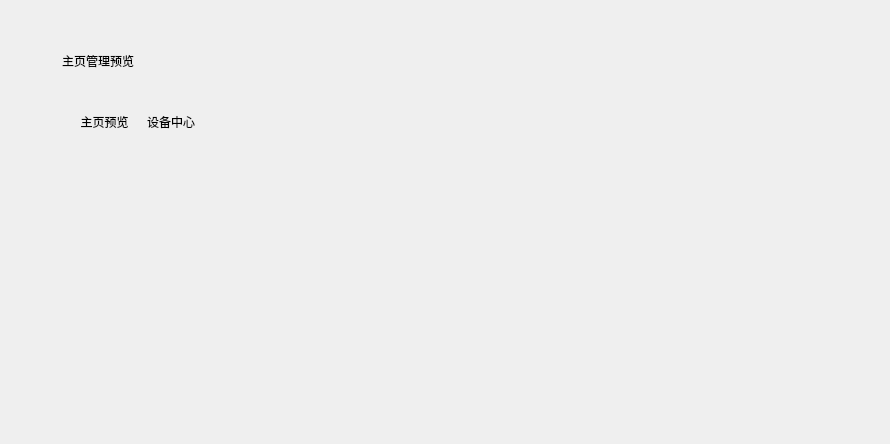
<?xml version="1.0" encoding="UTF-8"?>
<ui version="4.0">
 <class>HomeWidgets</class>
 <widget class="QWidget" name="HomeWidgets">
  <property name="geometry">
   <rect>
    <x>0</x>
    <y>0</y>
    <width>890</width>
    <height>444</height>
   </rect>
  </property>
  <property name="windowTitle">
   <string>Form</string>
  </property>
  <widget class="QGroupBox" name="HomeMenu">
   <property name="geometry">
    <rect>
     <x>60</x>
     <y>50</y>
     <width>431</width>
     <height>131</height>
    </rect>
   </property>
   <property name="styleSheet">
    <string notr="true">border:none;</string>
   </property>
   <property name="title">
    <string>主页管理预览</string>
   </property>
   <layout class="QHBoxLayout" name="horizontalLayout_3">
    <property name="spacing">
     <number>6</number>
    </property>
    <property name="leftMargin">
     <number>16</number>
    </property>
    <property name="topMargin">
     <number>36</number>
    </property>
    <property name="rightMargin">
     <number>16</number>
    </property>
    <property name="bottomMargin">
     <number>24</number>
    </property>
    <item>
     <widget class="QToolButton" name="Button_HomeWindow">
      <property name="focusPolicy">
       <enum>Qt::StrongFocus</enum>
      </property>
      <property name="toolTip">
       <string>数据图表</string>
      </property>
      <property name="statusTip">
       <string>数据图表</string>
      </property>
      <property name="layoutDirection">
       <enum>Qt::LeftToRight</enum>
      </property>
      <property name="styleSheet">
       <string notr="true">QPushButton::icon {
  top: -2px;
  position: relative;
}</string>
      </property>
      <property name="text">
       <string>主页预览</string>
      </property>
      <property name="icon">
       <iconset resource="../resource.qrc">
        <normaloff>:/asset/titler/Home.svg</normaloff>:/asset/titler/Home.svg</iconset>
      </property>
      <property name="iconSize">
       <size>
        <width>48</width>
        <height>48</height>
       </size>
      </property>
      <property name="toolButtonStyle">
       <enum>Qt::ToolButtonTextUnderIcon</enum>
      </property>
     </widget>
    </item>
    <item>
     <widget class="QToolButton" name="Button_MasterWindow">
      <property name="focusPolicy">
       <enum>Qt::StrongFocus</enum>
      </property>
      <property name="toolTip">
       <string>数据图表</string>
      </property>
      <property name="statusTip">
       <string>数据图表</string>
      </property>
      <property name="layoutDirection">
       <enum>Qt::LeftToRight</enum>
      </property>
      <property name="styleSheet">
       <string notr="true">QPushButton::icon {
  top: -2px;
  position: relative;
}</string>
      </property>
      <property name="text">
       <string> 设备中心</string>
      </property>
      <property name="icon">
       <iconset resource="../resource.qrc">
        <normaloff>:/asset/titler/RobotMaster.svg</normaloff>:/asset/titler/RobotMaster.svg</iconset>
      </property>
      <property name="iconSize">
       <size>
        <width>48</width>
        <height>48</height>
       </size>
      </property>
      <property name="toolButtonStyle">
       <enum>Qt::ToolButtonTextUnderIcon</enum>
      </property>
     </widget>
    </item>
    <item>
     <spacer name="horizontalSpacer">
      <property name="orientation">
       <enum>Qt::Horizontal</enum>
      </property>
      <property name="sizeHint" stdset="0">
       <size>
        <width>40</width>
        <height>20</height>
       </size>
      </property>
     </spacer>
    </item>
   </layout>
  </widget>
 </widget>
 <resources>
  <include location="../resource.qrc"/>
 </resources>
 <connections/>
</ui>
